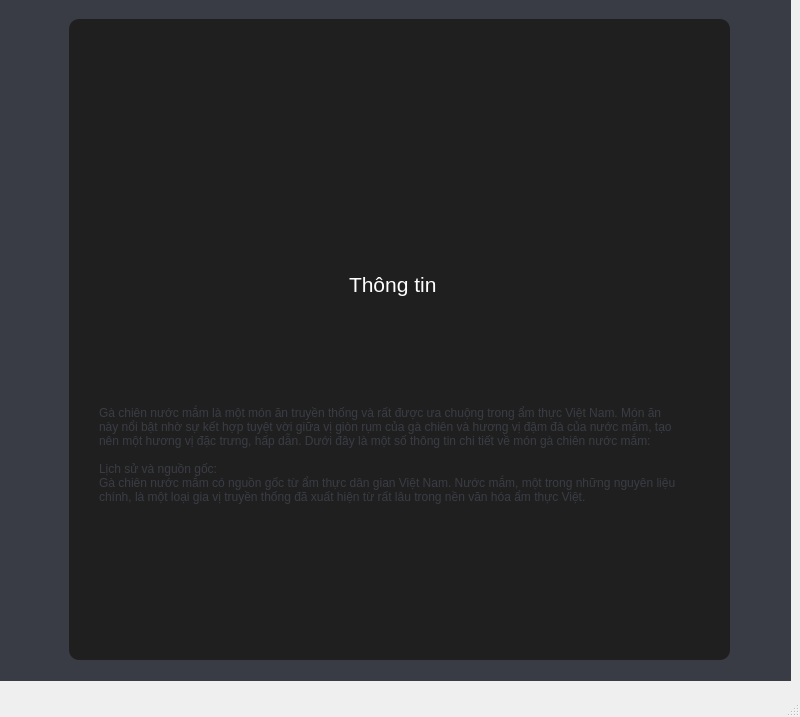
<?xml version="1.0" encoding="UTF-8"?>
<ui version="4.0">
 <class>MainWindow</class>
 <widget class="QMainWindow" name="MainWindow">
  <property name="geometry">
   <rect>
    <x>0</x>
    <y>0</y>
    <width>800</width>
    <height>717</height>
   </rect>
  </property>
  <property name="windowTitle">
   <string>MainWindow</string>
  </property>
  <widget class="QWidget" name="centralwidget">
   <widget class="QWidget" name="widget" native="true">
    <property name="geometry">
     <rect>
      <x>-10</x>
      <y>0</y>
      <width>801</width>
      <height>681</height>
     </rect>
    </property>
    <property name="styleSheet">
     <string notr="true">background-color: rgb(57, 60, 68)</string>
    </property>
    <widget class="QWidget" name="widget_2" native="true">
     <property name="geometry">
      <rect>
       <x>79</x>
       <y>19</y>
       <width>661</width>
       <height>641</height>
      </rect>
     </property>
     <property name="styleSheet">
      <string notr="true">border-radius:10px;background-color:rgb(31, 31, 31)</string>
     </property>
     <widget class="QLabel" name="label_87">
      <property name="geometry">
       <rect>
        <x>0</x>
        <y>50</y>
        <width>351</width>
        <height>201</height>
       </rect>
      </property>
      <property name="text">
       <string/>
      </property>
      <property name="pixmap">
       <pixmap>../../Pictures/Screenshots/Screenshot 2024-07-02 181839.png</pixmap>
      </property>
      <property name="scaledContents">
       <bool>true</bool>
      </property>
     </widget>
     <widget class="QLabel" name="label_88">
      <property name="geometry">
       <rect>
        <x>350</x>
        <y>60</y>
        <width>311</width>
        <height>191</height>
       </rect>
      </property>
      <property name="text">
       <string/>
      </property>
      <property name="pixmap">
       <pixmap>../../Pictures/Screenshots/Screenshot 2024-06-30 223013.png</pixmap>
      </property>
      <property name="scaledContents">
       <bool>true</bool>
      </property>
     </widget>
     <widget class="QLabel" name="label_83">
      <property name="geometry">
       <rect>
        <x>280</x>
        <y>250</y>
        <width>211</width>
        <height>31</height>
       </rect>
      </property>
      <property name="font">
       <font>
        <pointsize>16</pointsize>
       </font>
      </property>
      <property name="styleSheet">
       <string notr="true">color: rgb(255, 255, 255);</string>
      </property>
      <property name="text">
       <string>Thông tin</string>
      </property>
     </widget>
     <widget class="QLabel" name="label">
      <property name="geometry">
       <rect>
        <x>30</x>
        <y>290</y>
        <width>581</width>
        <height>291</height>
       </rect>
      </property>
      <property name="styleSheet">
       <string notr="true">color: rgb(57, 60, 68)</string>
      </property>
      <property name="text">
       <string>Gà chiên nước mắm là một món ăn truyền thống và rất được ưa chuộng trong ẩm thực Việt Nam. Món ăn này nổi bật nhờ sự kết hợp tuyệt vời giữa vị giòn rụm của gà chiên và hương vị đậm đà của nước mắm, tạo nên một hương vị đặc trưng, hấp dẫn. Dưới đây là một số thông tin chi tiết về món gà chiên nước mắm:

Lịch sử và nguồn gốc:
Gà chiên nước mắm có nguồn gốc từ ẩm thực dân gian Việt Nam. Nước mắm, một trong những nguyên liệu chính, là một loại gia vị truyền thống đã xuất hiện từ rất lâu trong nền văn hóa ẩm thực Việt.</string>
      </property>
      <property name="wordWrap">
       <bool>true</bool>
      </property>
     </widget>
     <widget class="QPushButton" name="pushButton_return_gachien_book">
      <property name="geometry">
       <rect>
        <x>550</x>
        <y>570</y>
        <width>93</width>
        <height>61</height>
       </rect>
      </property>
      <property name="text">
       <string/>
      </property>
      <property name="icon">
       <iconset>
        <normaloff>D:/download/tải_xuống-removebg-preview.png</normaloff>D:/download/tải_xuống-removebg-preview.png</iconset>
      </property>
      <property name="iconSize">
       <size>
        <width>60</width>
        <height>60</height>
       </size>
      </property>
     </widget>
     <widget class="QLabel" name="label_7">
      <property name="geometry">
       <rect>
        <x>310</x>
        <y>0</y>
        <width>81</width>
        <height>61</height>
       </rect>
      </property>
      <property name="text">
       <string/>
      </property>
      <property name="pixmap">
       <pixmap>D:/download/chef.png</pixmap>
      </property>
      <property name="scaledContents">
       <bool>true</bool>
      </property>
     </widget>
    </widget>
   </widget>
  </widget>
  <widget class="QMenuBar" name="menubar">
   <property name="geometry">
    <rect>
     <x>0</x>
     <y>0</y>
     <width>800</width>
     <height>26</height>
    </rect>
   </property>
  </widget>
  <widget class="QStatusBar" name="statusbar"/>
 </widget>
 <resources/>
 <connections/>
</ui>
